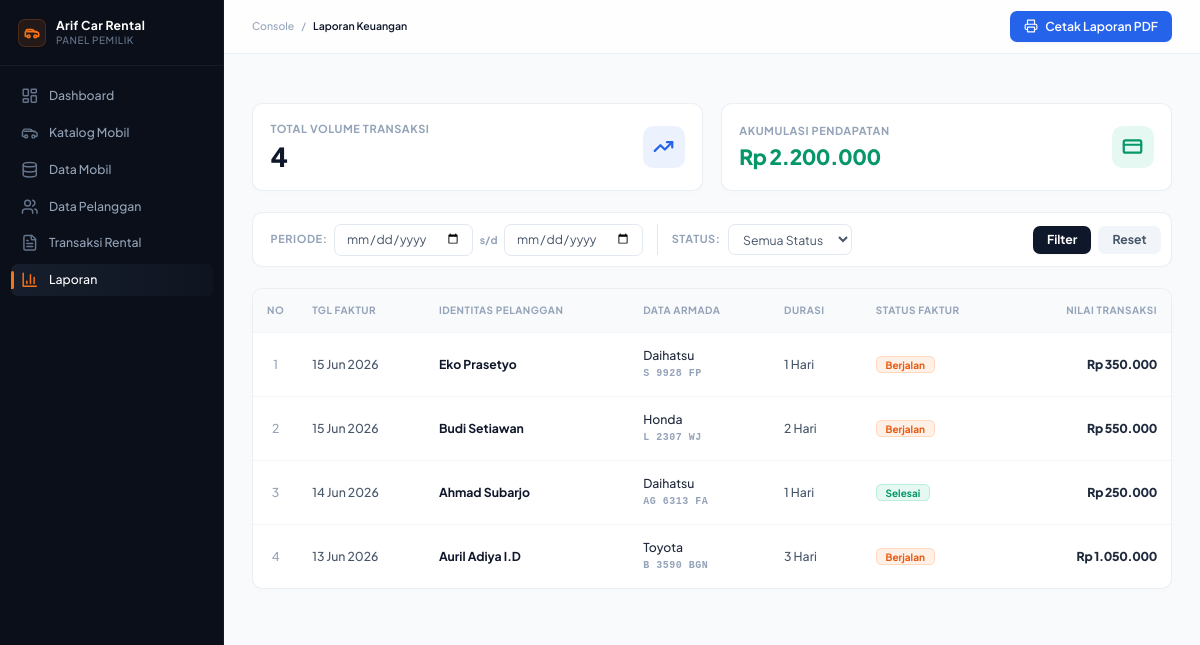
The app's page /pages/laporan.php (signed in) with its own data.
### tables this page shows
CREATE TABLE `transaksi` (
  `id` int NOT NULL,
  `pelanggan_id` int NOT NULL,
  `plat_nomor` varchar(20) NOT NULL,
  `tanggal_sewa` date NOT NULL,
  `durasi_hari` int NOT NULL,
  `total_harga` int NOT NULL,
  `status_transaksi` enum('Berjalan','Selesai') DEFAULT 'Berjalan'
);

CREATE TABLE `pelanggan` (
  `id` int NOT NULL,
  `nama` varchar(100) NOT NULL,
  `email` varchar(100) DEFAULT NULL,
  `telepon` varchar(20) NOT NULL,
  `alamat` varchar(200) NOT NULL
);

CREATE TABLE `mobil` (
  `plat_nomor` varchar(20) NOT NULL,
  `merk` varchar(50) NOT NULL,
  `model` varchar(50) NOT NULL,
  `tahun` int NOT NULL,
  `harga_per_hari` int NOT NULL,
  `status` enum('Tersedia','Disewa','Maintenance') DEFAULT 'Tersedia',
  `foto` varchar(255) DEFAULT NULL
);

### pages/laporan.php (the view, shortened to what this page needs)
<?php
include '../config/koneksi.php';
$start_date = isset($_GET['start_date']) ? $_GET['start_date'] : '';
$end_date = isset($_GET['end_date']) ? $_GET['end_date'] : '';
$where_sql = "";
$where_sql_main = "";
$query_total_transaksi = $conn->query("SELECT COUNT(*) as total FROM transaksi" . $where_sql);
$total_transaksi = $query_total_transaksi->fetch_assoc()['total'];
$query_total_pendapatan = $conn->query("SELECT SUM(total_harga) as total FROM transaksi" . $where_sql);
$total_pendapatan = $query_total_pendapatan->fetch_assoc()['total'] ?? 0;
$sql_laporan = "SELECT t.*, p.nama AS nama_pelanggan, m.merk, m.model, m.harga_per_hari
                FROM transaksi t
                JOIN pelanggan p ON t.pelanggan_id = p.id
                JOIN mobil m ON t.plat_nomor = m.plat_nomor"
                . $where_sql_main . " ORDER BY t.id DESC";
$tabel_laporan = $conn->query($sql_laporan);
?>
<!DOCTYPE html>
<html lang="id" class="h-full bg-[#f8fafc]">
<head>
    <script src="../assets/js/tailwind.js"></script>
</head>
<body class="h-screen text-slate-900 antialiased flex flex-col md:flex-row overflow-hidden bg-[#f8fafc]">
    <aside class="w-full md:w-64 bg-[#0B0F19] border-b md:border-b-0 md:border-r border-slate-800/40 flex flex-col z-20 flex-shrink-0">
        <div>
            <div class="p-5 flex items-center justify-between border-b border-slate-800/50 mb-4">
                <div class="flex items-center gap-3">
                    <div class="w-8 h-8 rounded-lg bg-orange-500/10 border border-orange-500/20 flex items-center justify-center text-orange-500 shadow-sm">
                    </div>
                    <div class="flex flex-col">
                        <h2 class="text-sm font-bold text-white tracking-wide leading-tight">Arif Car Rental</h2>
                        <span class="text-[10px] text-slate-500 font-medium tracking-wider uppercase">Panel Pemilik</span>
                    </div>
                </div>
            </div>
            <nav class="px-3 flex flex-row md:flex-col overflow-x-auto md:overflow-visible gap-1.5 pb-3 md:pb-0 scrollbar-none">
            <a href="dashboard.php" class="flex items-center gap-3 px-3 py-2 text-slate-400 hover:text-slate-100 hover:bg-slate-800/30 rounded-lg text-sm font-medium transition-all group whitespace-nowrap">
                <span>Dashboard</span>
            </a>
            <a href="katalog_mobil.php" class="flex items-center gap-3 px-3 py-2 text-slate-400 hover:text-slate-100 hover:bg-slate-800/30 rounded-lg text-sm font-medium transition-all group whitespace-nowrap">
                <span>Katalog Mobil</span>
            </a>
            <a href="data_mobil.php" class="flex items-center gap-3 px-3 py-2 text-slate-400 hover:text-slate-100 hover:bg-slate-800/30 rounded-lg text-sm font-medium transition-all group whitespace-nowrap">
                <span>Data Mobil</span>
            </a>
            <a href="data_pelanggan.php" class="flex items-center gap-3 px-3 py-2 text-slate-400 hover:text-slate-100 hover:bg-slate-800/30 rounded-lg text-sm font-medium transition-all group whitespace-nowrap">
                <span>Data Pelanggan</span>
            </a>
            <a href="transaksi_rental.php" class="flex items-center gap-3 px-3 py-2 text-slate-400 hover:text-slate-100 hover:bg-slate-800/30 rounded-lg text-sm font-medium transition-all group whitespace-nowrap">
                <span>Transaksi Rental</span>
            </a>
            <a href="laporan.php" class="relative flex items-center gap-3 px-3 py-2 bg-gradient-to-r from-slate-800/60 to-slate-800/20 text-white rounded-lg text-sm font-medium transition-all group whitespace-nowrap">
                <span class="absolute left-0 bottom-0 md:bottom-2 md:top-2 md:left-0 w-full md:w-1 h-0.5 md:h-auto bg-orange-500 rounded-t md:rounded-r"></span>
                <svg xmlns="http://www.w3.org/2000/svg" viewBox="0 0 24 24" fill="none" stroke="currentColor" stroke-width="2" stroke-linecap="round" stroke-linejoin="round" class="w-5 h-5 text-orange-500">
                    <path d="M3 3v18h18"/><path d="M18 17V9"/><path d="M13 17V5"/><path d="M8 17v-3"/>
                </svg>
                <span>Laporan</span>
            </a>
        </nav>
        </div>
    </aside>
    <div class="flex-1 flex flex-col overflow-y-auto print-area">
        <header class="bg-white/80 backdrop-blur-md border-b border-slate-200/60 px-4 md:px-8 py-3 flex justify-between items-center z-10">
            <div class="flex items-center gap-2 text-xs font-medium text-slate-400"><span>Console</span><span>/</span><span class="text-slate-900 font-semibold">Laporan Keuangan</span></div>
            <button onclick="window.print()" class="flex items-center gap-2 bg-blue-600 hover:bg-blue-700 text-white px-4 py-2 rounded-lg text-sm font-semibold transition-all shadow-sm hover:shadow active:scale-95">
                Cetak Laporan PDF
            </button>
        </header>
        <main class="p-4 md:p-8 w-full space-y-6 print-area bg-[#F8FAFC]">
            <div class="grid grid-cols-1 md:grid-cols-2 gap-5 mb-8">
                <div class="bg-white p-5 rounded-xl border border-slate-200/70 shadow-[0_2px_8px_rgba(0,0,0,0.01)] flex items-center justify-between transition-transform hover:-translate-y-1 duration-300">
                    <div class="space-y-1">
                        <span class="text-[11px] font-bold text-slate-400 uppercase tracking-wider block">Total Volume Transaksi</span>
                        <h3 class="text-3xl font-black text-slate-900 tracking-tight"><?= $total_transaksi; ?></h3>
                    </div>
                    <div class="w-12 h-12 rounded-xl bg-blue-500/10 text-blue-600 flex items-center justify-center">
                        <svg xmlns="http://www.w3.org/2000/svg" viewBox="0 0 24 24" fill="none" stroke="currentColor" stroke-width="2.5" stroke-linecap="round" stroke-linejoin="round" class="w-6 h-6">
                            <polyline points="22 7 13.5 15.5 8.5 10.5 2 17"></polyline>
                            <polyline points="16 7 22 7 22 13"></polyline>
                        </svg>
                    </div>
                </div>
                <div class="bg-white p-5 rounded-xl border border-slate-200/70 shadow-[0_2px_8px_rgba(0,0,0,0.01)] flex items-center justify-between transition-transform hover:-translate-y-1 duration-300">
                    <div class="space-y-1">
                        <span class="text-[11px] font-bold text-slate-400 uppercase tracking-wider block">Akumulasi Pendapatan</span>
                        <h3 class="text-2xl font-black text-emerald-600 tracking-tight">Rp <?= number_format($total_pendapatan, 0, ',', '.'); ?></h3>
                    </div>
                    <div class="w-12 h-12 rounded-xl bg-emerald-500/10 text-emerald-600 flex items-center justify-center">
                        <svg xmlns="http://www.w3.org/2000/svg" viewBox="0 0 24 24" fill="none" stroke="currentColor" stroke-width="2.5" stroke-linecap="round" stroke-linejoin="round" class="w-6 h-6">
                            <rect width="20" height="14" x="2" y="5" rx="2"></rect>
                            <line x1="2" x2="22" y1="10" y2="10"></line>
                        </svg>
                    </div>
                </div>
            </div>
            <form method="GET" action="laporan.php" class="bg-white p-3 rounded-xl border border-slate-200/70 shadow-[0_2px_8px_rgba(0,0,0,0.01)] flex flex-wrap items-center gap-4 no-print">
                <div class="flex items-center gap-2">
                    <span class="text-[11px] font-bold text-slate-400 uppercase tracking-wider pl-2">Periode:</span>
                    <input type="date" name="start_date" value="<?= $start_date ?>" class="text-sm border border-slate-200 rounded-lg px-3 py-1.5 outline-none focus:border-orange-500 text-slate-600">
                    <span class="text-slate-400 text-xs font-bold">s/d</span>
                    <input type="date" name="end_date" value="<?= $end_date ?>" class="text-sm border border-slate-200 rounded-lg px-3 py-1.5 outline-none focus:border-orange-500 text-slate-600">
                </div>
                <div class="flex items-center gap-2 border-l border-slate-200 pl-4">
                    <span class="text-[11px] font-bold text-slate-400 uppercase tracking-wider">Status:</span>
                    <select name="status" class="text-sm border border-slate-200 rounded-lg px-3 py-1.5 outline-none focus:border-orange-500 text-slate-600 bg-white">
                        <option value="">Semua Status</option>
                    </select>
                </div>
                <div class="flex gap-2 ml-auto">
                    <button type="submit" class="bg-slate-900 hover:bg-slate-800 text-white px-4 py-1.5 rounded-lg text-sm font-bold transition-all shadow-sm">Filter</button>
                    <a href="laporan.php" class="bg-slate-100 hover:bg-slate-200 text-slate-600 px-4 py-1.5 rounded-lg text-sm font-bold transition-all">Reset</a>
                </div>
            </form>
            <div class="bg-white rounded-xl border border-slate-200/70 shadow-[0_2px_8px_rgba(0,0,0,0.01)] overflow-x-auto scrollbar-none">
                <table class="w-full text-left border-collapse min-w-[600px]">
                    <thead class="bg-slate-50 border-b border-slate-100">
                        <tr>
                            <th class="p-4 text-[10px] font-bold text-slate-400 uppercase tracking-wider w-12 text-center">No</th>
                            <th class="p-4 text-[10px] font-bold text-slate-400 uppercase tracking-wider">Tgl Faktur</th>
                            <th class="p-4 text-[10px] font-bold text-slate-400 uppercase tracking-wider">Identitas Pelanggan</th>
                            <th class="p-4 text-[10px] font-bold text-slate-400 uppercase tracking-wider">Data Armada</th>
                            <th class="p-4 text-[10px] font-bold text-slate-400 uppercase tracking-wider">Durasi</th>
                            <th class="p-4 text-[10px] font-bold text-slate-400 uppercase tracking-wider">Status Faktur</th>
                            <th class="p-4 text-[10px] font-bold text-slate-400 uppercase tracking-wider text-right">Nilai Transaksi</th>
                        </tr>
                    </thead>
                    <tbody class="divide-y divide-slate-100 text-sm">
                        <?php if ($tabel_laporan->num_rows > 0): ?>
                            <?php $no = 1; while($row = $tabel_laporan->fetch_assoc()): ?>
                                <tr class="hover:bg-slate-50/50 transition">
                                    <td class="p-4 text-center text-slate-400 font-medium"><?= $no++; ?></td>
                                    <td class="p-4 text-slate-600 font-medium"><?= date('d M Y', strtotime($row['tanggal_sewa'])); ?></td>
                                    <td class="p-4 font-bold text-slate-900"><?= $row['nama_pelanggan']; ?></td>
                                    <td class="p-4">
                                        <div class="font-medium text-slate-800"><?= $row['merk']; ?></div>
                                        <div class="text-[10px] font-mono text-slate-400 font-bold tracking-wider"><?= $row['plat_nomor']; ?></div>
                                    </td>
                                    <td class="p-4 font-medium text-slate-600"><?= $row['durasi_hari']; ?> Hari</td>
                                    <td class="p-4">
                                        <?php if ($row['status_transaksi'] == 'Berjalan'): ?>
                                            <span class="px-2.5 py-0.5 rounded-md text-[10px] font-bold border bg-orange-500/10 text-orange-600 border-orange-500/20">Berjalan</span>
                                        <?php else: ?>
                                            <span class="px-2.5 py-0.5 rounded-md text-[10px] font-bold border bg-emerald-500/10 text-emerald-600 border-emerald-500/20">Selesai</span>
                                        <?php endif; ?>
                                    </td>
                                    <td class="p-4 font-black text-slate-800 tracking-tight text-right">Rp <?= number_format($row['total_harga'], 0, ',', '.'); ?></td>
                                </tr>
                            <?php endwhile; ?>
                        <?php else: ?>
                            <tr>
                                <td colspan="7" class="p-8 text-center text-slate-400 italic text-xs">Rekap data tidak ditemukan untuk rentang tanggal atau status ini.</td>
                            </tr>
                        <?php endif; ?>
                    </tbody>
                </table>
            </div>
        </main>
    </div>
</body>
</html>

### pages/laporan.php (style rules this page uses)
body { font-family: 'Plus Jakarta Sans', sans-serif; }
html { font-size: 14px; }
.scrollbar-none { -ms-overflow-style: none; scrollbar-width: none; }

### records on screen
transaksi: tanggal_sewa "15 Jun 2026", pelanggan.nama "Eko Prasetyo", plat_nomor.merk "Daihatsu", plat_nomor "S 9928 FP", durasi_hari "1", status_transaksi "Berjalan", total_harga "350.000"
transaksi: tanggal_sewa "15 Jun 2026", pelanggan.nama "Budi Setiawan", plat_nomor.merk "Honda", plat_nomor "L 2307 WJ", durasi_hari "2", status_transaksi "Berjalan", total_harga "550.000"
transaksi: tanggal_sewa "14 Jun 2026", pelanggan.nama "Ahmad Subarjo", plat_nomor.merk "Daihatsu", plat_nomor "AG 6313 FA", durasi_hari "1", status_transaksi "Selesai", total_harga "250.000"
transaksi: tanggal_sewa "13 Jun 2026", pelanggan.nama "Auril Adiya I.D", plat_nomor.merk "Toyota", plat_nomor "B 3590 BGN", durasi_hari "3", status_transaksi "Berjalan", total_harga "1.050.000"

### other values on screen
$total_transaksi "4"
$total_pendapatan "2.200.000"
